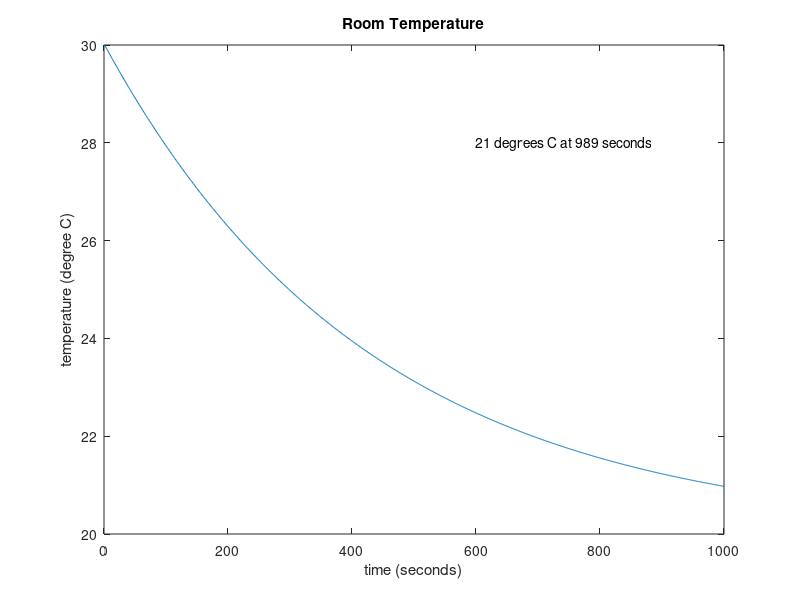

MATLAB code for this plot:
%Julie Harrow
%1.020 Problem Set 7
%Problem 1b

clear all


Cv = 0.716;
Cp = 1.0;
Vwind = 0.5;
rho_air = 1100;
Vol = 300;
A = 1;
Tair = 20;
T(1) = 30;


dt = 1; %second
t = 1:1000;

for i = 1:length(t)-1
    T(i+1) = (((Vwind * A * Cp * Tair) - ...
        (Vwind * A * Cp * T(i)))/(Vol * Cv)) * dt + T(i);
end

plot(t,T)
title('Room Temperature')
xlabel('time (seconds)')
ylabel('temperature (degree C)')
text(600,28,'21 degrees C at 989 seconds')